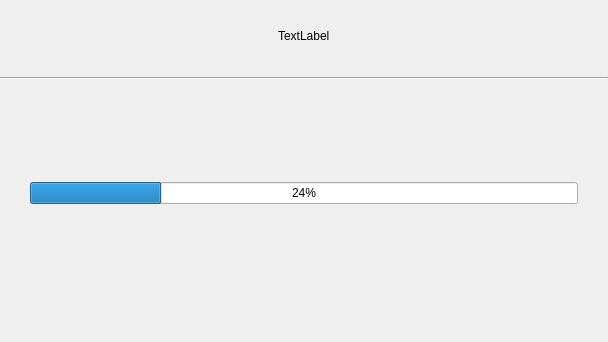
<?xml version="1.0" encoding="UTF-8"?>
<ui version="4.0">
 <class>FileManagerFileTransferDialog</class>
 <widget class="QWidget" name="FileManagerFileTransferDialog">
  <property name="geometry">
   <rect>
    <x>0</x>
    <y>0</y>
    <width>608</width>
    <height>342</height>
   </rect>
  </property>
  <property name="windowTitle">
   <string>Form</string>
  </property>
  <layout class="QGridLayout" name="gridLayout_2" rowstretch="74,1,268">
   <property name="leftMargin">
    <number>0</number>
   </property>
   <property name="topMargin">
    <number>0</number>
   </property>
   <property name="rightMargin">
    <number>0</number>
   </property>
   <property name="bottomMargin">
    <number>0</number>
   </property>
   <item row="0" column="0">
    <layout class="QHBoxLayout" name="horizontalLayout_3" stretch="9">
     <item alignment="Qt::AlignHCenter">
      <widget class="CustomLabel" name="titleLabel">
       <property name="text">
        <string>TextLabel</string>
       </property>
      </widget>
     </item>
    </layout>
   </item>
   <item row="2" column="0">
    <layout class="QGridLayout" name="gridLayout" rowstretch="1,26,48,40,40,74" columnstretch="30,181,181,181,30">
     <item row="2" column="0">
      <spacer name="verticalSpacer_4">
       <property name="orientation">
        <enum>Qt::Vertical</enum>
       </property>
       <property name="sizeHint" stdset="0">
        <size>
         <width>20</width>
         <height>40</height>
        </size>
       </property>
      </spacer>
     </item>
     <item row="2" column="2">
      <widget class="CustomLabel" name="fileCountLabel">
       <property name="text">
        <string/>
       </property>
      </widget>
     </item>
     <item row="3" column="1" colspan="3">
      <widget class="QProgressBar" name="allProgressBar">
       <property name="value">
        <number>24</number>
       </property>
      </widget>
     </item>
     <item row="3" column="4">
      <spacer name="verticalSpacer_2">
       <property name="orientation">
        <enum>Qt::Vertical</enum>
       </property>
       <property name="sizeHint" stdset="0">
        <size>
         <width>20</width>
         <height>40</height>
        </size>
       </property>
      </spacer>
     </item>
     <item row="2" column="1">
      <widget class="CustomLabel" name="remaiTimeLabel">
       <property name="text">
        <string/>
       </property>
      </widget>
     </item>
     <item row="2" column="3">
      <widget class="CustomLabel" name="speedLabel">
       <property name="text">
        <string/>
       </property>
      </widget>
     </item>
     <item row="1" column="1">
      <spacer name="verticalSpacer">
       <property name="orientation">
        <enum>Qt::Vertical</enum>
       </property>
       <property name="sizeHint" stdset="0">
        <size>
         <width>20</width>
         <height>40</height>
        </size>
       </property>
      </spacer>
     </item>
     <item row="5" column="2">
      <spacer name="verticalSpacer_3">
       <property name="orientation">
        <enum>Qt::Vertical</enum>
       </property>
       <property name="sizeHint" stdset="0">
        <size>
         <width>20</width>
         <height>40</height>
        </size>
       </property>
      </spacer>
     </item>
     <item row="4" column="1" colspan="3">
      <widget class="CustomLabel" name="fileNameLabel">
       <property name="text">
        <string/>
       </property>
      </widget>
     </item>
    </layout>
   </item>
   <item row="1" column="0">
    <widget class="Line" name="line">
     <property name="orientation">
      <enum>Qt::Horizontal</enum>
     </property>
    </widget>
   </item>
  </layout>
 </widget>
 <customwidgets>
  <customwidget>
   <class>CustomLabel</class>
   <extends>QLabel</extends>
   <header>CustomLabel.h</header>
  </customwidget>
 </customwidgets>
 <resources/>
 <connections/>
</ui>
